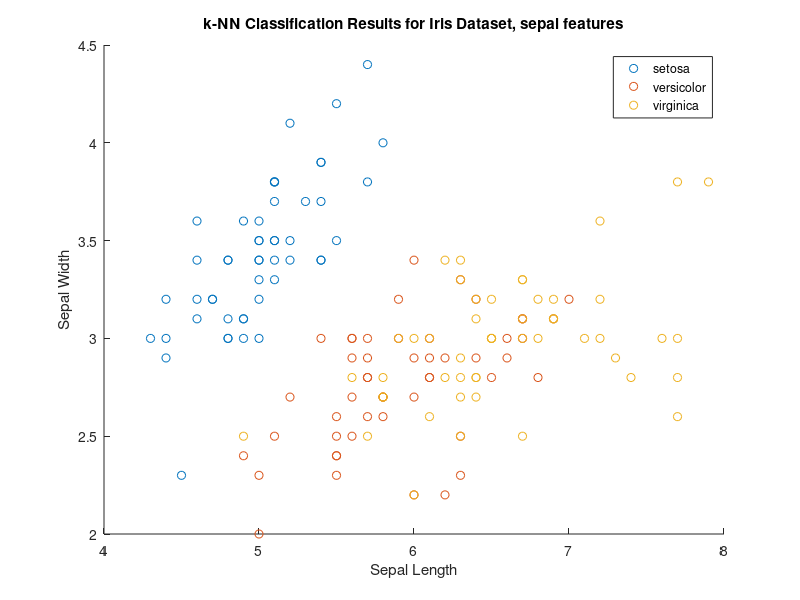
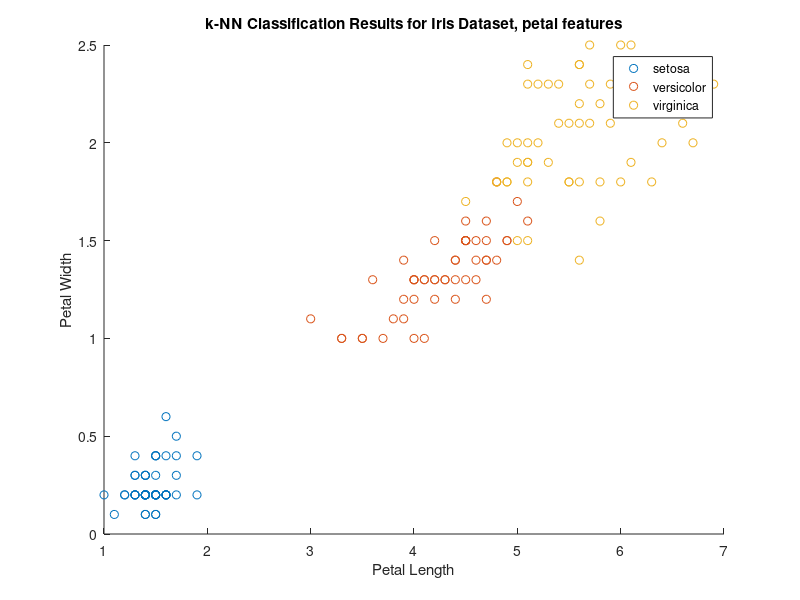

Source code (MATLAB) for these figures, in order:
% TODO
% - Capçalera al script
% - Separar en 3 seccions, (i) lectura de dades (iii) entrenament (iii) visualització

clear
clc
close all

%% k-nearest neighbor classifier for Fisher's iris data 

% Load the Fisher's iris dataset, which contains measurements of iris flowers.
load fisheriris 

% Assign features (measurements) to X and labels (species) to Y.
X = meas; % Feature matrix containing sepal and petal dimensions.
Y = species; % Class labels corresponding to the species of iris.

% Create a k-NN classification model using k=7 neighbors.
% Standardizing the features ensures they contribute equally to distance calculations.
k = 7;
knn_mdl = fitcknn(X, Y, 'NumNeighbors', k, 'Standardize', 1);

% Display the class names from the trained model.
knn_mdl.ClassNames 

% Define new data points for prediction, represented by their measurements.
xnew = [5.55 4 3 1; 5.25 2.5 3.75 1.2]; 

% Use the k-NN model to predict the species for the new data points.
label = predict(knn_mdl, xnew); 

% --- Plotting the classification results ---

% Two first features are represented
figure(1)
gscatter(X(:, 1), X(:, 2), Y);
xlabel('Sepal Length')
ylabel('Sepal Width')
title('k-NN Classification Results for Iris Dataset, sepal features')

% Two last features are represented
figure(2)
gscatter(X(:, 3), X(:, 4), Y);
xlabel('Petal Length')
ylabel('Petal Width')
title('k-NN Classification Results for Iris Dataset, petal features')